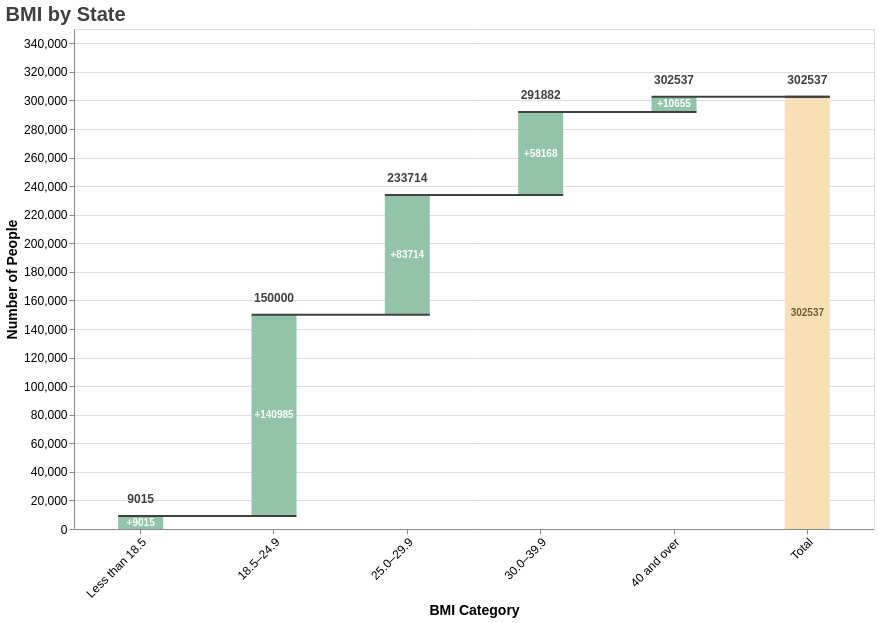

Vega-Lite specification for this chart:
### Vega-Lite specification from a JSON file in a GitHub repository (floating-point values rounded to 4 significant figures)
{"$schema": "https://vega.github.io/schema/vega-lite/v5.json", "width": 800, "height": 500, "title": {"text": "BMI by State", "fontSize": 20, "fontWeight": "bold", "anchor": "start", "color": "#404040"}, "params": [{"name": "state", "value": "Australia", "bind": {"input": "select", "options": ["Australia", "NSW", "Vic", "Qld", "WA", "SA", "Tas", "ACT", "NT"], "labels": ["Australia", "NSW", "Victoria", "Queensland", "Western Australia", "South Australia", "Tasmania", "Australian Capital Territory", "Northern Territory"]}}], "data": {"values": [{"label": "Less than 18.5", "NSW": 3379, "Vic": 1646, "Qld": 2506, "WA": 749, "SA": 353, "Tas": 140, "ACT": 113, "NT": 129, "Australia": 9015}, {"label": "18.5–24.9", "NSW": 48073, "Vic": 35530, "Qld": 28608, "WA": 14390, "SA": 7940, "Tas": 2467, "ACT": 2560, "NT": 1417, "Australia": 140985}, {"label": "25.0–29.9", "NSW": 24729, "Vic": 22800, "Qld": 15987, "WA": 10258, "SA": 5665, "Tas": 1615, "ACT": 1652, "NT": 1008, "Australia": 83714}, {"label": "30.0–39.9", "NSW": 16080, "Vic": 15064, "Qld": 12369, "WA": 7247, "SA": 4256, "Tas": 1267, "ACT": 1131, "NT": 754, "Australia": 58168}, {"label": "40 and over", "NSW": 2845, "Vic": 2737, "Qld": 2464, "WA": 1024, "SA": 892, "Tas": 311, "ACT": 277, "NT": 105, "Australia": 10655}, {"label": "Total", "NSW": 0, "Vic": 0, "Qld": 0, "WA": 0, "SA": 0, "Tas": 0, "ACT": 0, "NT": 0, "Australia": 0}]}, "transform": [{"calculate": "datum[state]", "as": "amount"}, {"window": [{"op": "sum", "field": "amount", "as": "cumulative_sum"}]}, {"window": [{"op": "max", "field": "cumulative_sum", "as": "total_sum"}]}, {"calculate": "datum.label === 'Total' ? 0 : datum.cumulative_sum - datum.amount", "as": "previous_sum"}, {"calculate": "datum.label === 'Total' ? datum.total_sum : datum.cumulative_sum", "as": "sum"}, {"calculate": "datum.label === 'Total' ? datum.total_sum : datum.amount", "as": "amount"}, {"calculate": "datum.label !== 'Total' && datum.amount > 0 ? '+' + datum.amount : datum.amount", "as": "text_amount"}, {"calculate": "(datum.sum + datum.previous_sum) / 2", "as": "center"}, {"calculate": "state == 'NSW' ? '#E69F00' : state == 'Vic' ? '#56B4E9' : state == 'Qld' ? '#009E73' : state == 'WA' ? '#F0E442' : state == 'SA' ? '#0072B2' : state == 'Tas' ? '#D55E00' : state == 'ACT' ? '#CC79A7' : state == 'NT' ? '#999999' : '#93c4aa'", "as": "state_color"}, {"window": [{"op": "lead", "field": "label", "as": "lead"}]}, {"calculate": "datum.lead === null ? datum.label : datum.lead", "as": "lead"}], "encoding": {"x": {"field": "label", "type": "ordinal", "axis": {"labelAngle": -45, "title": "BMI Category", "labelFontSize": 12, "titleFontSize": 14}, "sort": ["Less than 18.5", "18.5–24.9", "25.0–29.9", "30.0–39.9", "40 and over", "Total"]}}, "layer": [{"mark": {"type": "bar", "size": 45}, "encoding": {"y": {"field": "previous_sum", "type": "quantitative", "title": "Number of People", "axis": {"labelFontSize": 12, "titleFontSize": 14}}, "y2": {"field": "sum"}, "color": {"condition": [{"test": "datum.label === 'Total'", "value": "#f7e0b6"}], "value": {"expr": "datum.state_color"}}}}, {"mark": {"type": "rule", "color": "#404040", "opacity": 1, "strokeWidth": 2, "xOffset": -22.5, "x2Offset": 22.5}, "encoding": {"x": {"field": "label"}, "x2": {"field": "lead"}, "y": {"field": "sum", "type": "quantitative"}}}, {"mark": {"type": "text", "dy": {"expr": "datum.amount >= 0 ? -10 : 15"}, "baseline": {"expr": "datum.amount >= 0 ? 'bottom' : 'top'"}, "fontWeight": "bold", "color": "#404040", "fontSize": 12}, "encoding": {"x": {"field": "label"}, "y": {"field": "sum", "type": "quantitative"}, "text": {"field": "sum", "type": "quantitative"}}}, {"mark": {"type": "text", "fontWeight": "bold", "baseline": "middle", "fontSize": 10}, "encoding": {"x": {"field": "label"}, "y": {"field": "center", "type": "quantitative"}, "text": {"field": "text_amount", "type": "nominal"}, "color": {"condition": [{"test": "datum.label === 'Total'", "value": "#725a30"}], "value": "white"}}}], "config": {"axis": {"labelFontSize": 12, "titleFontSize": 14}, "title": {"fontSize": 20, "fontWeight": "bold", "anchor": "start", "color": "#404040"}, "text": {"fontWeight": "bold", "color": "#404040"}}}
